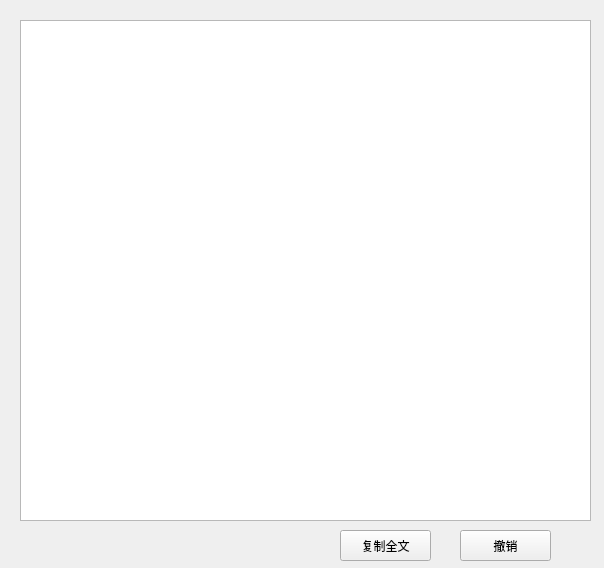
<?xml version="1.0" encoding="UTF-8"?>
<ui version="4.0">
 <class>Form</class>
 <widget class="QWidget" name="Form">
  <property name="geometry">
   <rect>
    <x>0</x>
    <y>0</y>
    <width>604</width>
    <height>568</height>
   </rect>
  </property>
  <property name="windowTitle">
   <string>文本</string>
  </property>
  <widget class="QTextBrowser" name="textBrowser">
   <property name="geometry">
    <rect>
     <x>20</x>
     <y>20</y>
     <width>571</width>
     <height>501</height>
    </rect>
   </property>
  </widget>
  <widget class="QPushButton" name="pushButton_2">
   <property name="geometry">
    <rect>
     <x>460</x>
     <y>530</y>
     <width>91</width>
     <height>31</height>
    </rect>
   </property>
   <property name="text">
    <string>撤销</string>
   </property>
  </widget>
  <widget class="QPushButton" name="pushButton_3">
   <property name="geometry">
    <rect>
     <x>340</x>
     <y>530</y>
     <width>91</width>
     <height>31</height>
    </rect>
   </property>
   <property name="text">
    <string>复制全文</string>
   </property>
  </widget>
 </widget>
 <resources/>
 <connections>
  <connection>
   <sender>pushButton_3</sender>
   <signal>clicked()</signal>
   <receiver>textBrowser</receiver>
   <slot>copy()</slot>
   <hints>
    <hint type="sourcelabel">
     <x>385</x>
     <y>547</y>
    </hint>
    <hint type="destinationlabel">
     <x>248</x>
     <y>517</y>
    </hint>
   </hints>
  </connection>
 </connections>
</ui>
